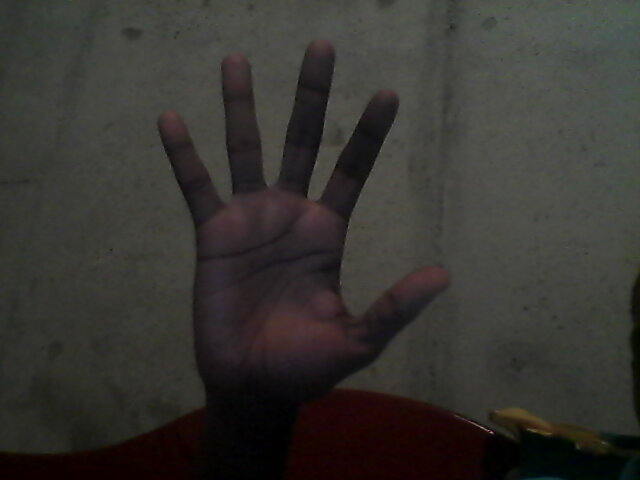
//> input picture Prueba2/mano.jpg, 640 x 480 px
$ ./prueba   (built with g++ and OpenCV 4)
//> lines starting //> are read from the running program, lines starting //| are printed output that depends on the picture; after the words box and inside, x2 and y2 are one past the last pixel; in counts of white or black regions, pixels touching at a corner belong together
#include "opencv2/core/core.hpp"
#include "opencv2/imgproc/imgproc.hpp"
#include "opencv2/highgui/highgui.hpp"
#include <stdio.h>
#include <time.h>
#include <iostream>

using namespace std;
using namespace cv;


int main(){

  Mat img1, img2, dst;
  img1 = imread("/home/anderson/Documentos/ConvexHull/Prueba2/mano.jpg");
//> img1 is the input picture: 480 rows x 640 cols, CV_8UC3; mean B, G, R 48.9, 52.9, 54.8
  img2 = imread("/home/anderson/Documentos/ConvexHull/Prueba2/normal.jpg");
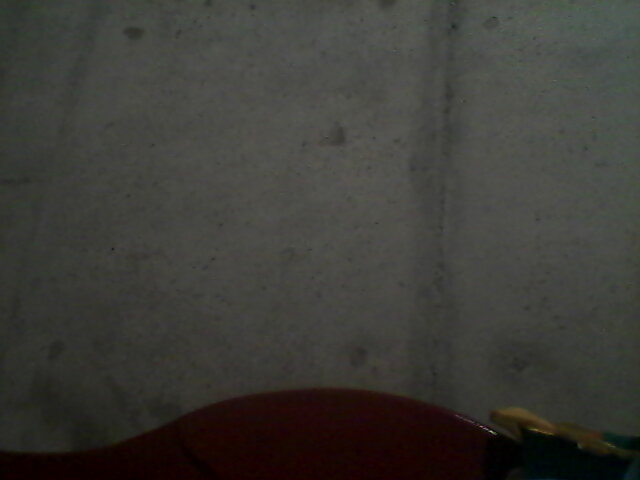
//> input picture Prueba2/normal.jpg, 640 x 480 px
//> img2 is the input picture: 480 rows x 640 cols, CV_8UC3; mean B, G, R 55.2, 60, 60.9
  dst = Mat::zeros(img1.size(), CV_8UC3);
  blur(img1,img1, cv::Size(3,3));
  absdiff(img1,img2,dst);
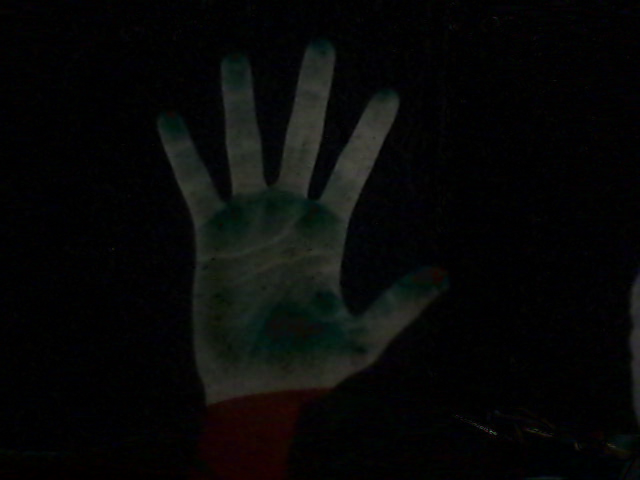
//> dst: 480 rows x 640 cols, CV_8UC3; mean B, G, R 7.4, 7.9, 7.1
  cvtColor(dst,dst, CV_BGR2GRAY);
//> dst: 480 rows x 640 cols, CV_8UC1
  threshold(dst, dst, 10, 255, THRESH_BINARY);
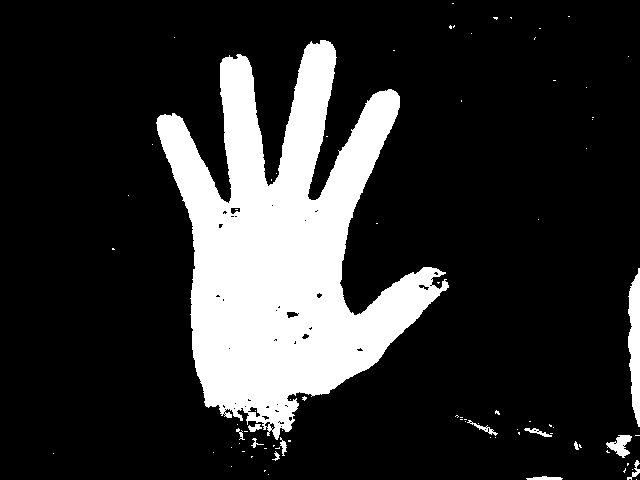
//> dst: 480 rows x 640 cols, CV_8UC1; 18.6% white; 82 white regions (69 under 20 px), largest, box (x1, y1, x2, y2) and area: (156, 40, 449, 440) 54431, (628, 268, 640, 427) 1387, (606, 435, 632, 458) 309
  imshow("Normal", dst);
  waitKey();


}
